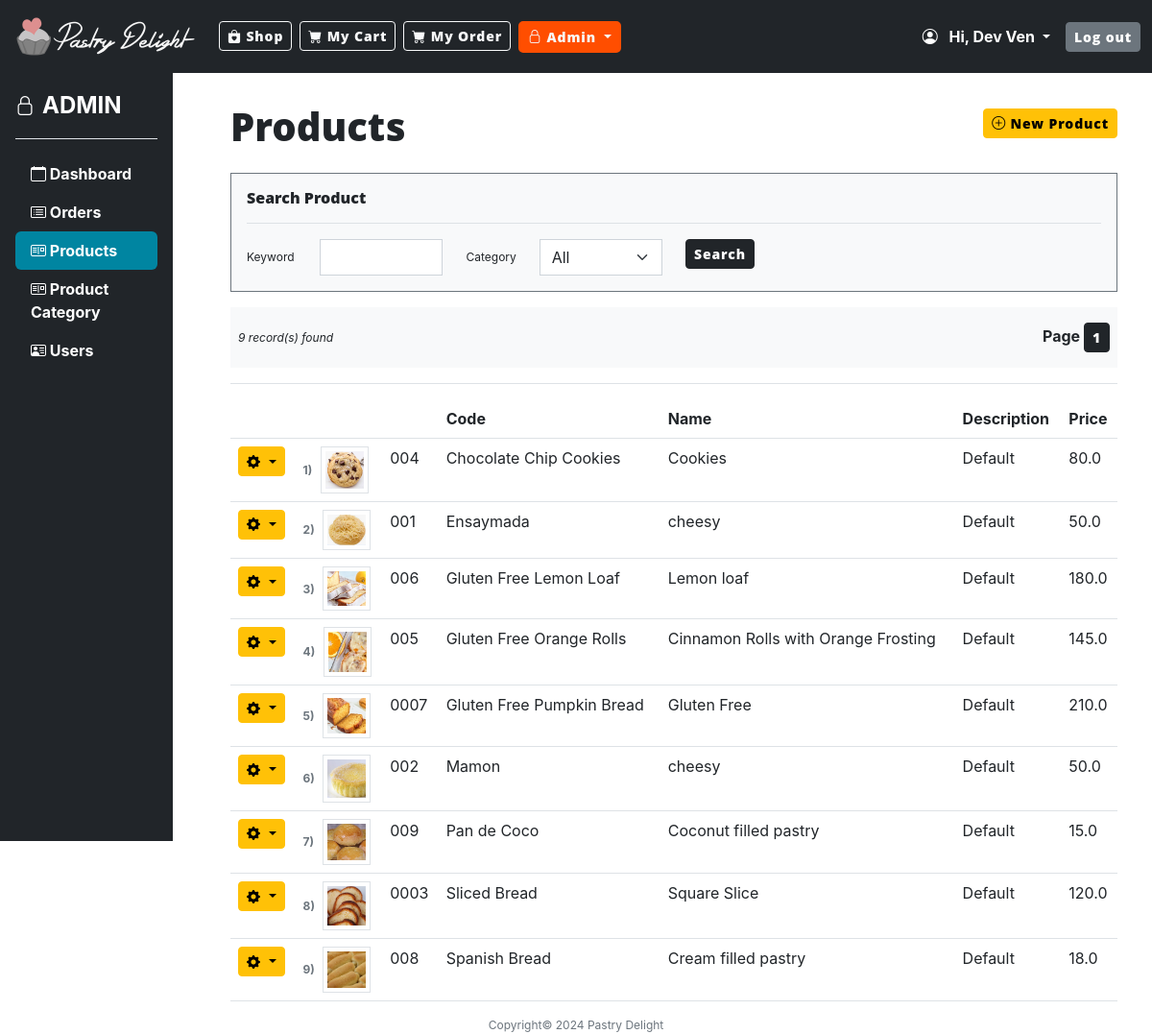
Screenshot of /admin_product (signed in) with the database file from the repository.
### model.py (models this page shows, shortened)
class User(UserMixin, db.Model):
    __tablename__ = "user"
    id: Mapped[int] = mapped_column(Integer, primary_key=True)
    email: Mapped[str] = mapped_column(String(100), unique=True, nullable=False)
    fname: Mapped[str] = mapped_column(String(100), nullable=False)
    mname: Mapped[str] = mapped_column(String(100), nullable=False)
    lname: Mapped[str] = mapped_column(String(100), nullable=False)
    contact_no: Mapped[str] = mapped_column(String(100), nullable=False)
    address: Mapped[str] = mapped_column(String(250), nullable=False)
    postal_code: Mapped[str] = mapped_column(String(100), nullable=False)
    country: Mapped[str] = mapped_column(String(100), nullable=False)
    password: Mapped[str] = mapped_column(String(250), nullable=False)
    status: Mapped[str] = mapped_column(String(20))
    created_date: Mapped[datetime] = mapped_column(DateTime(timezone=False), server_default=func.now(), nullable=False)
    orders = relationship("OrderHeader", back_populates="created_by")
    products = relationship("Product", back_populates="created_by")

class Product(db.Model):
    __tablename__ = "product"
    id: Mapped[int] = mapped_column(primary_key=True)
    name: Mapped[str] = mapped_column(String(250), unique=True)
    code: Mapped[str] = mapped_column(String(20), nullable=True, unique=True)
    price: Mapped[float] = mapped_column(Float)
    description: Mapped[str] = mapped_column(String(250), nullable=True)
    remarks: Mapped[str] = mapped_column(String(250), nullable=True)
    status: Mapped[str] = mapped_column(String(100))
    img_path: Mapped[str] = mapped_column(String(250), nullable=True)
    product_category_id: Mapped[int] = mapped_column(ForeignKey("product_category.id"))
    product_category = relationship("ProductCategory", back_populates="products")
    created_date: Mapped[datetime] = mapped_column(DateTime(timezone=False), server_default=func.now(), nullable=False)
    user_id: Mapped[int] = mapped_column(ForeignKey("user.id"))
    created_by = relationship("User", back_populates="products")

class ProductCategory(db.Model):
    __tablename__ = "product_category"
    id: Mapped[int] = mapped_column(primary_key=True)
    name: Mapped[str] = mapped_column(String(250))
    created_date: Mapped[datetime] = mapped_column(DateTime(timezone=False), server_default=func.now(), nullable=False)
    status: Mapped[str] = mapped_column(String(100))
    products = relationship("Product", back_populates="product_category")

### main.py (the view)
@app.route("/admin_product", methods=["GET", "POST"])
@admin_only
def admin_product():
    if not current_user.is_authenticated:
        flash('Please log in first to show products.', 'error')
        return redirect(url_for('login'))
    user_access = db_connect.get_user_access(**{'user_id': current_user.id, 'user_group_id': 1})
    if not user_access:
        flash("Product catalog inaccessible.", 'error')
        return redirect(url_for('home'))
    form = ProductSearchForm()
    categories = db_connect.get_product_categories()
    form.category.choices = [('0', 'All')]
    form.category.choices.extend([(categ.id, categ.name) for categ in categories])
    page = request.args.get('page', 1, type=int)
    db_connect.records_per_page = RECORDS_PER_PAGE
    if 'search_admin_product_criteria' not in session:
        session['search_admin_product_criteria'] = {
            'keyword': "%%",
            'category': 0
        }
    search_criteria = session['search_admin_product_criteria']
    if request.method == "POST":
        page = 1
        search_criteria["keyword"] = f"%{form.keyword.data}%"
        search_criteria["category"] = form.category.data
        session['search_admin_product_criteria'] = search_criteria
    else:
        if "search_admin_product_criteria" in session:
            get_search_criteria = session['search_admin_product_criteria']
            form.keyword.data = get_search_criteria["keyword"].replace("%", "")
            form.category.data = get_search_criteria["category"]
    if int(search_criteria["category"]) > 0:
        where_cond = {
            'product_category_id': form.category.data
        }
        products = db_connect.get_products(search_criteria["keyword"], page=page, **where_cond)
    else:
        products = db_connect.get_products(search_criteria["keyword"], page=page)
    return render_template("admin_products.html", products=products, form=form, is_admin=True, now=DATE_NOW)

### form.py
class ProductSearchForm(FlaskForm):
    keyword = StringField('Keyword')
    category = SelectField('Category')
    submit_btn = SubmitField('Search',render_kw={'class':'btn-sm btn-dark'})

### main.py (called while the page is built)
@login_manager.user_loader
def load_user(user_id):
    return db_connect.get_user_details(user_id)

def admin_only(f):
    @wraps(f)
    def decorated_function(*args, **kwargs):
        if not current_user.is_authenticated:
            return redirect(url_for('login'))
        else:
            user_access = db_connect.get_user_access(**{'user_id': current_user.id, 'user_group_id': 1})
            if user_access:
                return f(*args, **kwargs)
            else:
                return redirect(url_for('home'))
    return decorated_function

### model.py (called while the page is built)
    def get_product_categories(self):
        record_list = self.db.session.execute(db.select(ProductCategory).order_by(ProductCategory.name)).scalars().all()
        return record_list

    def get_user_details(self, user_id):
        record = self.db.session.execute(db.select(User).where(User.id == user_id)).scalar()
        return record

    def get_user_access(self, **user_details):
        record = UserAccess.query.filter_by(**user_details).scalar()
        return record

### templates/admin_products.html (shortened to what this page needs)
{% include "header.html" %}
{% from "bootstrap5/form.html" import render_form %}
<main>
    <div class="row">
        <div class="col-md-2">
            {% include "admin_sidebar.html" %}
        </div>
        <div class="col-md-10 px-5 mt-3">
            <div class="d-flex justify-content-between align-items-center">
                <h1 class="mt-3">Products</h1>
                <a href="{{ url_for('admin_product_add') }}" class="btn btn-sm btn-warning">
                    <i class="bi bi-plus-circle"></i> New Product
                </a>
            </div>
            <div class="border border-1 border-secondary bg-light my-3 p-3">
                <h6>Search Product</h6>
                <hr/>
                <div class="fs-7">
                    <form class="form" method="post">
                        <div class="row">
                            <div class="col-md-6">
                                <div class="form-group row align-items-center">
                                    {{ form.keyword.label(class_="col-sm-2 ") }}
                                    <div class="col-sm-4">
                                        {{ form.keyword(class_="w-100 form-control") }}
                                    </div>
                                    {{ form.category.label(class_="col-sm-2") }}
                                    <div class="col-sm-4">
                                        {{ form.category(class_="w-100 form-select") }}
                                    </div>
                                </div>
                            </div>
                            <div class="col-md-6">
                                <button type="submit" class="btn btn-sm btn-dark">Search</button>
                            </div>
                        </div>
                    </form>
                </div>
            </div>
            <div class="">
                 {% if products.total > 0 %}
                <div class="justify-content-between d-flex align-items-center bg-light px-2">
                    <div class="fs-7 fst-italic ">
                        {{ products.total }} record(s) found
                    </div>
                    <div class="py-3 fs-6 fw-bold">
                        Page
                        {% for i in range(1,products.pages+1): %}
                        <a href="{{ url_for('admin_product',page=i) }}"
                           class="btn btn-sm {% if products.page == i %}btn-dark{%else%} btn-light{%endif%}">
                            {{ i }}
                        </a>
                        {% endfor %}
                    </div>
                </div>
                {% endif %}
                <hr/>
                <table class="table table-hover fs-6">
                    <thead>
                    <tr>
                        <th></th>
                        <th></th>
                        <th></th>
                        <th>Code</th>
                        <th>Name</th>
                        <th>Description</th>
                        <th>Price</th>
                    </tr>
                    </thead>
                    <tbody>
                    {% if products.total == 0 %}
                    <tr>
                        <td colspan="8">
                            <div class="alert alert-secondary mt-3 fs-6" role="alert">
                                No records found
                            </div>
                        </td>
                    </tr>
                    {% else %}
                    {% for product in products:%}
                    <tr class="{% if product.status != 'ACTIVE' %}bg-opacity-10 bg-danger fs-7{% endif %}">
                        <td>
                            <div class="dropdown ">
                                <a class="btn btn-warning dropdown-toggle btn-sm" href="#" role="button"
                                   id="dropdownMenuLink"
                                   data-bs-toggle="dropdown" aria-haspopup="true" aria-expanded="false"
                                   title="Update product">
                                    <i class="bi bi-gear-fill"></i>
                                </a>
                            </div>
                        </td>
                        <td>
                            <span class="fw-bold text-muted pe-1 fs-7">{{ ((products.page * products.per_page) - (products.per_page)) + loop.index }})</span>
                            <a href="{{ url_for('admin_product_update',product_id=product.id) }}">
                                {% if product.img_path: %}
                                <img src="{{ url_for('static', filename='images/products/'+product.img_path) }}"
                                     class="img-thumbnail_50"/>
                                {% else %}
                                <img src="{{ url_for('static', filename='images/products/cupcake.png') }}"
                                     class="img-thumbnail_50"/>
                                {% endif %}
                            </a>
                        </td>
                        <td>{{ product.code }}</td>
                        <td>{{ product.name }}</td>
                        <td>{{ product.description }}</td>
                        <td>{{ product.product_category.name }}</td>
                        <td>{{ product.price }}</td>
                    </tr>
                    {% endfor %}
                    {% endif %}
                    </tbody>
                </table>
            </div>
        </div>
    </div>
</main>
{% include "footer.html" %}

### templates/header.html (shortened to what this page needs)
<!DOCTYPE html>
<html lang="en">
<head>
    {% block styles %}
    {{ bootstrap.load_css() }}
    <link
            href="{{ url_for('static', filename='css/style.css') }}"
            rel="stylesheet"
    />
    <link href="https://cdn.jsdelivr.net/npm/bootstrap-icons/font/bootstrap-icons.css" rel="stylesheet">
    {% endblock %}
</head>
<body>
<nav class="navbar navbar-expand-lg navbar-dark bg-dark">
    <div class="container-fluid">
        <a class="navbar-brand" href="{{ url_for('home') }}">
            <img class="logo" alt="Pastry Delight"
                 src="{{ url_for('static', filename='images/pd_horizontal_white.png') }}">
        </a>
        <div class="collapse navbar-collapse" id="navbarSupportedContent">
            <ul class="navbar-nav mb-2 mb-lg-0">
                <li class="nav nav-item me-2">
                     <a class="btn btn-outline-light btn-sm {% if request.path == '/' %}active{% endif %}" aria-current="page" href="{{ url_for('home') }}">
                        <i class="bi bi-bag-heart-fill"></i>
                        Shop
                    </a>
                </li>
                <li class="nav nav-item me-2">
                    <a class=" btn btn-outline-light btn-sm" aria-current="page" href="{{ url_for('my_cart') }}">
                        <i class="bi bi-cart-fill"></i>
                        My Cart
                    </a>
                </li>
                {% if current_user.is_authenticated %}
                <li class="nav nav-item me-2">
                    <a class=" btn btn-outline-light btn-sm" aria-current="page" href="{{ url_for('order_list') }}">
                        <i class="bi bi-cart-fill"></i>
                        My Order
                    </a>
                </li>
                {% endif %}
            </ul>
            <ul class="navbar-nav me-auto mb-2 mb-lg-0">
                {% if is_admin %}
                <li class="nav-item dropdown">
                    <a class="dropdown-toggle btn btn-outline-light btn-sm {% if '/admin_' in request.path %}active{%
            endif %} " href="#" id="navbarDropdown" role="button"
                       data-bs-toggle="dropdown" aria-expanded="false">
                        <i class="bi bi-lock"></i> Admin
                    </a>
                </li>
                {% endif %}
            </ul>
            <ul class="navbar-nav navbar-right">
                {% if current_user.is_authenticated %}
                <li class="fw-bold text-white me-3 fs-5 nav-item dropdown">
                    <a class="dropdown-toggle text-white fs-6"  role="button"
                       data-bs-toggle="dropdown" aria-expanded="false">
                        <i class="bi bi-person-circle me-2"></i>
                        Hi, {{ current_user.fname }}
                    </a>
                </li>
                <li class="nav-item">
                    <a href="{{ url_for('logout') }}" class="btn btn-secondary btn-sm">Log out</a>
                </li>
                {% endif %}
            </ul>
        </div>
    </div>
</nav>

### rows the page displays
User: fname "Dev Ven"
Product: page "1", img_path (picture), code "004", name "Chocolate Chip Cookies", description "Cookies", product_category.name "Default", price "80.0"
Product: page "2", img_path (picture), code "001", name "Ensaymada", description "cheesy", product_category.name "Default", price "50.0"
Product: page "3", img_path (picture), code "006", name "Gluten Free Lemon Loaf", description "Lemon loaf", product_category.name "Default", price "180.0"
Product: page "4", img_path (picture), code "005", name "Gluten Free Orange Rolls", description "Cinnamon Rolls with Orange Frosting", product_category.name "Default", price "145.0"
Product: page "5", img_path (picture), code "0007", name "Gluten Free Pumpkin Bread", description "Gluten Free", product_category.name "Default", price "210.0"
Product: page "6", img_path (picture), code "002", name "Mamon", description "cheesy", product_category.name "Default", price "50.0"
Product: page "7", img_path (picture), code "009", name "Pan de Coco", description "Coconut filled pastry", product_category.name "Default", price "15.0"
Product: page "8", img_path (picture), code "0003", name "Sliced Bread", description "Square Slice", product_category.name "Default", price "120.0"
Product: page "9", img_path (picture), code "008", name "Spanish Bread", description "Cream filled pastry", product_category.name "Default", price "18.0"

### other values shown
{{ products.total }} "9"
{{ i }} "1"
{{ now.year }} "2024"
